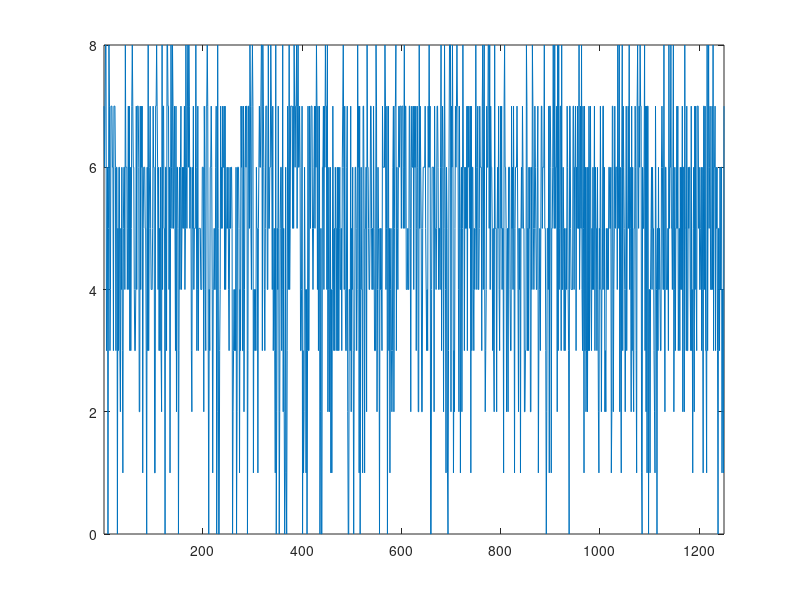

Write MATLAB code to recreate this figure.

clc
clear

alfa = 0.1;
beta = 0.3;
p = 0.8;
sample_size = 8; % n

pocet_generovanych = 10000;
stav = 1;

counter_one = 0;
counter_zero = 0;
% generovanie sekvencie bitov
for i=1:pocet_generovanych
    if stav == 1
        pravd_p = 1.*rand();
        if pravd_p <= p     % mmbp parameter pravdepodobnosti na 1
            mmbp_data(i) = 1;
            counter_one = counter_one + 1;
        else
            mmbp_data(i) = 0;
            counter_zero = counter_zero + 1;
        end

        % či sa mení stav
        pravd = 1.*rand();
        if pravd >= (1 - alfa)
            stav = 0;
        end
    else
        mmbp_data(i) = 0;
        counter_zero = counter_zero + 1;

        % či sa mení stav
        pravd = 1.*rand();
        if pravd >= (1-beta)
            stav = 1;
        end
    end
end

% samplovanie dat
sampled_mmbp_data = zeros(1,ceil(pocet_generovanych/sample_size));

pom_sum = sum(mmbp_data(1:sample_size));
sampled_mmbp_data(1) = pom_sum;

for i=1:(pocet_generovanych/sample_size)-1
    pom_sum = sum(mmbp_data((i*sample_size)+1:(i*sample_size)+sample_size));
    sampled_mmbp_data(i+1) = pom_sum;
end

%%%%%%%%%%%%%%%%%%%%%%%% ZISTENIE ALFA BETA P %%%%%%%%%%%%%%%%%%%%%%%%%%%%

lambda_avg = mean(sampled_mmbp_data);

% zistenie ppeak
max_number = max(sampled_mmbp_data);
peak = numel(find(sampled_mmbp_data==max_number));
ppeak = peak/length(sampled_mmbp_data);

p_2 = 0.8;
sample_size = 8; % n

alfa_2 = 1 - (((sample_size * ppeak) / lambda_avg)^(1 / (sample_size - 1))) * 1 / p_2;
beta_2 = (lambda_avg * alfa_2) / ((sample_size * p_2) - lambda_avg);

%%%%%%%%%%%%%%%%%%%%%%%% ET ET2 %%%%%%%%%%%%%%%%%%%%%%%%

%et = ((alfa_2 + beta_2)/(beta_2 * p_2)) - 1;
%et2 = % netusim čo je q

lastNonZeroIndex = find(sampled_mmbp_data, 1, 'last');
sampled_mmbp_data = sampled_mmbp_data(1:lastNonZeroIndex);

et = sampled_mmbp_data(lastNonZeroIndex) / lastNonZeroIndex;

ti = diff(sampled_mmbp_data);
ti2 = ti.^2;
n = max(sampled_mmbp_data);
et2 = (1/(n - 1)) * sum(ti2);

%%%%%%%%%%%%%%%%%%%%%%%%%%%% OUTPUT %%%%%%%%%%%%%%%%%%%%%%%%%%%%%%%%%%%%%%

fprintf("lambda avg: %f  idealne ma byt 4,8\n", mean(sampled_mmbp_data))
fprintf("ppeak: %f       idealne ma byt 0,06\n",ppeak)
plot(sampled_mmbp_data)
xlim([1 length(sampled_mmbp_data) ])


